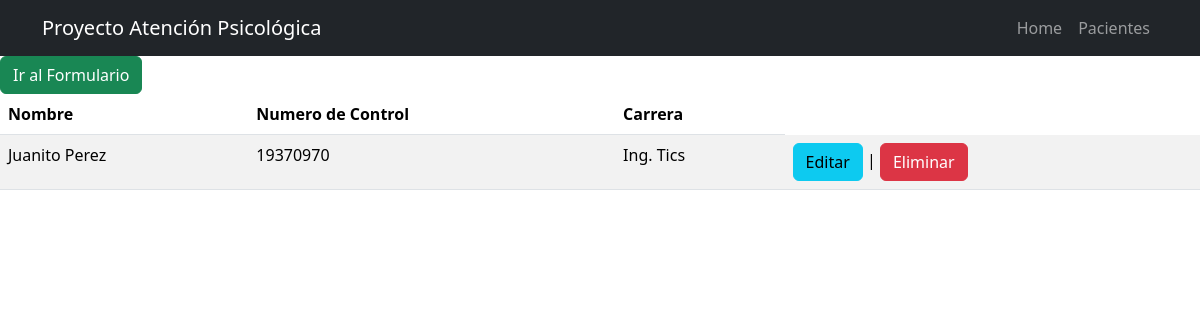
/verpacientes/, run on the app's committed database.
### tareas/models.py (models this page shows, shortened)
class Registro(models.Model):
    fecha_actual = models.DateField()
    periodo = models.CharField(max_length=20)
    id_alumno = models.CharField(max_length=20)
    nombre = models.CharField(max_length=100)
    id_sexo = models.CharField(max_length=1, choices=[('1', 'Hombre'), ('2', 'Mujer')])
    edad = models.CharField(max_length=3)
    fecha_nacimiento = models.DateField()
    estado_civil = models.CharField(max_length=1, choices=[('1', 'Soltero(a)'), ('2', 'Casado(a)'), ('3', 'Unión libre'), ('4', 'Viudo(a)'), ('5', 'Divorciado(a)')])
    telefono_celular = models.CharField(max_length=15)
    carrera = models.CharField(max_length=50)
    semestre = models.CharField(max_length=20)
    ocupacion = models.CharField(max_length=100)
    direccion = models.CharField(max_length=200)
    condicion_salud = models.CharField(max_length=200)
    fecha_inicio_condicion = models.DateField()
    tratamiento = models.CharField(max_length=1, choices=[('1', 'Sí'), ('2', 'No')])
    atentado = models.CharField(max_length=1, choices=[('1', 'Ideación suicida'), ('2', 'Planeación suicida'), ('3', 'Intento suicida'), ('4', 'Ninguno')])
    fecha_atentado = models.DateField()
    descripcion_atentado = models.CharField(max_length=200)
    numero_emergencia = models.CharField(max_length=15)
    contacto_emergencia = models.CharField(max_length=100)
    parentesco_contacto_e = models.CharField(max_length=1, choices=[('1', 'Padre'), ('2', 'Madre'), ('3', 'Hermano'), ('4', 'Hermana'), ('5', 'Pareja'), ('6', 'Amistad')])
    conocimiento_servicio = models.CharField(max_length=1, choices=[('1', 'Por un amigo (a)'), ('2', 'Por publicación del grupo de teams'), ('3', 'Por indicación de un docente'), ('4', 'Por indicación de mi tutor (a)'), ('5', 'Por el servicio de enfermería'), ('6', 'Por la propaganda pegada en las paredes de la institución'), ('7', 'Otro')])
    motivo_consulta = models.CharField(max_length=1, choices=[('1', 'Académico'), ('2', 'Personal'), ('3', 'Familiar'), ('4', 'Social')])
    descripcion_consulta = models.CharField(max_length=200)
    expectativas_usuario = models.CharField(max_length=200)

### tareas/views.py (the view)
# urls.py: path('', include('tareas.urls'),name='pacientes')
class pacientes(ListView):
    model = Registro
    template_name = 'listadoPacientes.html'
    context_object_name = 'registros'

### tareas/templates/listadoPacientes.html
{% extends 'base.html' %}
{% block content %}
<a href="{% url 'formularioRegistro' %}">
    <button class="btn btn-success">Ir al Formulario</button>
</a>
<table class="table table-striped">
    <thead>
        <tr>
            <th>Nombre</th>
            <th>Numero de Control</th>
            <th>Carrera</th>
        </tr>
    </thead>
    <tbody>
        {% for registro in registros %}
            <tr>
                <td>{{ registro.nombre }}</td>
                <td>{{ registro.id_alumno }}</td>
                <td>{{ registro.carrera }}</td>
                <td>
                    <a href="{% url 'editar_registro' registro.id %}" class="btn btn-info">Editar</a> |
                    <a href="{% url 'eliminar_registro' registro.id %}" class="btn btn-danger">Eliminar</a>
                </td>
            </tr>
        {% endfor %}
    </tbody>
</table>
{% endblock %}

### tareas/templates/base.html (shortened to what this page needs)
<!DOCTYPE html>
<html lang="en">
<head>
    <link rel="stylesheet" href="https://cdn.jsdelivr.net/npm/bootstrap@5.3.2/dist/css/bootstrap.min.css">
</head>
<body>
    <nav class="navbar navbar-expand-lg bg-dark navbar-dark">
        <div class="container">
          <a class="navbar-brand" href="{% url 'home' %}">Proyecto Atención Psicológica</a>
          <div class="collapse navbar-collapse" id="navbarNav">
            <ul class="navbar-nav ms-auto">
                <li class="nav-item">
                    <a class="nav-link" href="{% url 'home' %}">Home</a>
                </li>
                <li class="nav-item">
                    <a class="nav-link" href="{% url 'pacientes'%}">Pacientes</a>
                </li>
            </ul>
          </div>
        </div>
      </nav>
    {% block content %}
    {% endblock content %}
</body>
</html>

### data on the page
Registro: nombre "Juanito Perez", id_alumno "19370970", carrera "Ing. Tics"
